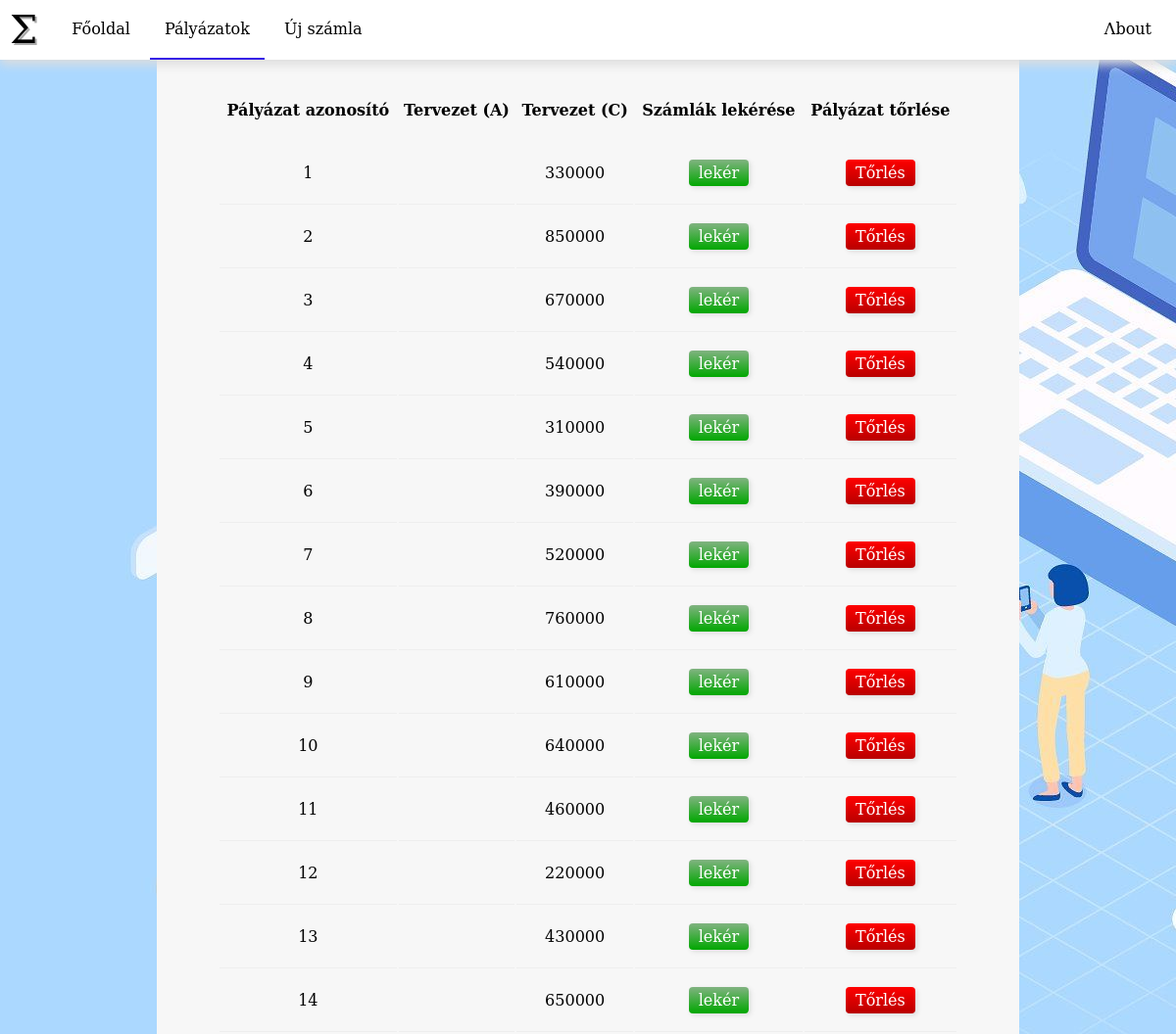
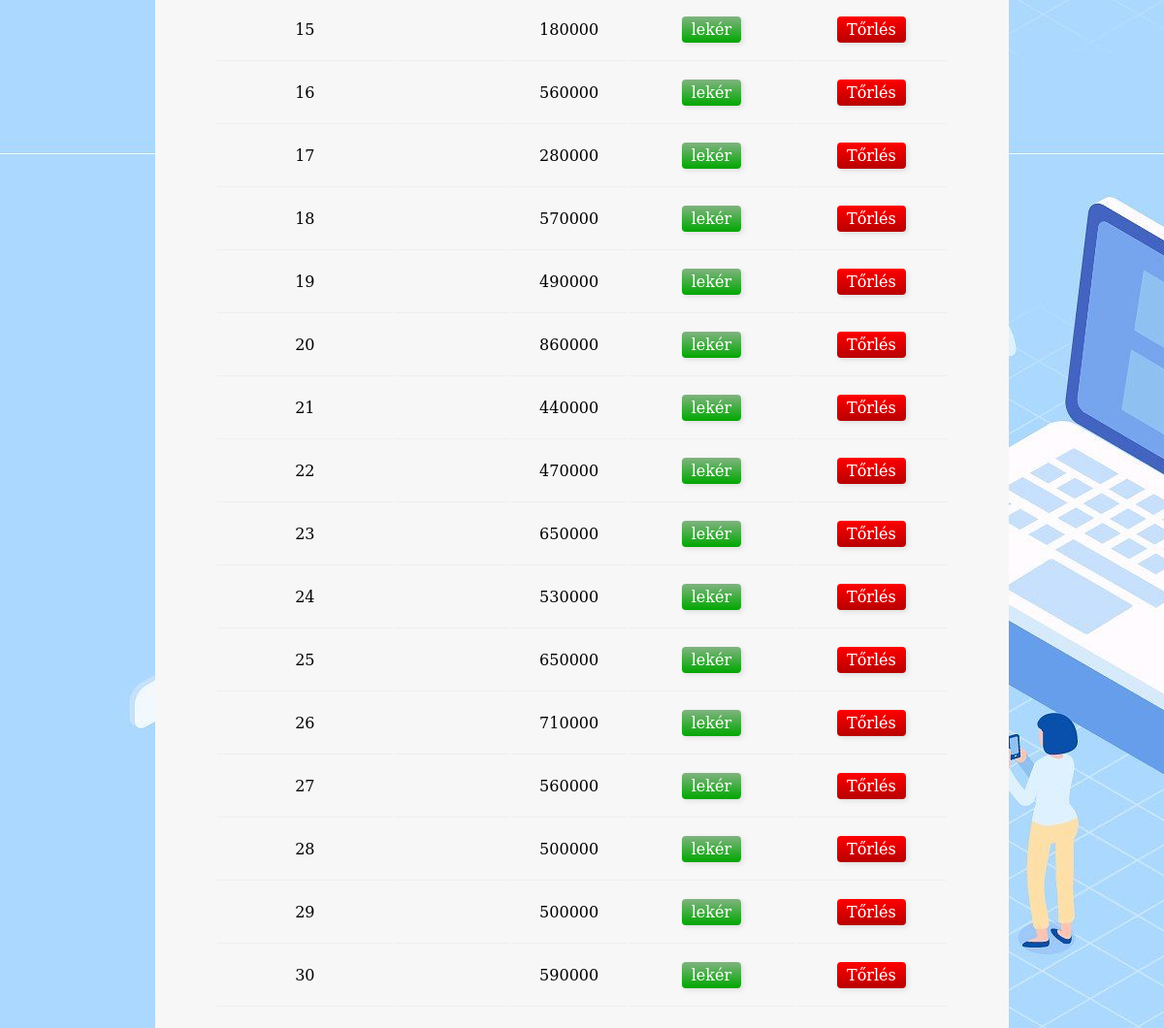
Page /competitions on the committed database (2 pictures, top to bottom).
### tables this page shows
create table palyazat(
    id int primary key,
    tervezetA int,
    tervezetC int
)default;

### Application/Core/core.php (called while the page is built, shortened)
<?php
    $uriPart = explode('?', $_SERVER['REQUEST_URI'])[0];
    $cleanedUri = str_replace(APPROOT, '', $uriPart);
    $routes = [];
    routing($cleanedUri);

### Application/Core/controllers.php (called while the page is built, shortened)
<?php
function competitionsController()
{
    $config = getConfig(CONFPATH);
    $pdo    = getConnection($config);
    view([
        "competitions"  => 'active',
        "title"         => "Pályázatok",
        'view'          => 'competitions',
        'competitionsDatas' => getCompetitions($pdo)
    ]);
}

### index.php (called while the page is built, shortened)
<?php
    require_once APPPATH.'Core/functions.php';
    require_once APPPATH.'Core/controllers.php';
    require_once APPPATH.'Database/database.php';
    require_once APPPATH.'Core/core.php';

### Application/Database/database.php (called while the page is built, shortened)
<?php
function getCompetitions( PDO $pdo )
{
    $smt = $pdo->prepare("SELECT * FROM `palyazat`");
    try
    {
        if (!$smt->execute())
        {
            throw new PDOException($smt->errorInfo()[2]);
        }
        return $smt->fetchAll(PDO::FETCH_ASSOC);
    }
    catch (PDOException $e)
    {
        errorLog($e->getMessage());
        return [];
    }
}

### Application/Templates/competitionsView.php (the view)
<table class="table">
    <tr>
        <th>Pályázat azonosító</th>
        <th>Tervezet (A)</th>
        <th>Tervezet (C)</th>
        <th>Számlák lekérése</th>
        <th>Pályázat tőrlése</th>
    </tr>
    <?php foreach($competitionsDatas as $competition): ?>
        <tr>
            <td><?= $competition["id"] ?></td>
            <td><?= $competition["tevezetA"] ?></td>
            <td><?= $competition["tervezetC"] ?></td>
            <td><a href="/invoices" class="btn btn-grn">lekér</a></td>
            <td><a href="/competitionDelete" class="btn btn-rd">Tőrlés</a></td>
        </tr>
    <?php endforeach ?>
</table>

### Application/Core/functions.php (shortened to what this page needs)
<?php
function addRoute($pattern, $controller)
{
    global $routes;
    $routes['%^'.$pattern.'$%'] = $controller;
}
function routing($cleanedUri)
{
    global $routes;
    foreach($routes as $pattern => $controller)
    {
        if(preg_match($pattern, $cleanedUri, $matches))
        {
            $controller($matches);
            return;
        }
    }
}
function view($datas)
{
    require_once APPPATH.'Templates/_layout.php';
}

### Application/Templates/_layout.php (shortened to what this page needs)
<!DOCTYPE html>
<html lang="en">
<head>
    <link rel="stylesheet" href="<?=STEPBACK?><?= APPPATH ?>Style/style.css?p=<?= date('s') ?>">
</head>
<body>
    <?php require_once APPPATH.'Templates/header.php' ?>
    <?php require_once APPPATH."Templates/{$view}View.php" ?>
</body>
</html>

### Application/Templates/header.php
<header class="header">
    <span>&#931;</span>
    <a href="<?= APPROOT ?>/"       class="<?=@$home?>">Főoldal</a>
    <a href="<?= APPROOT ?>/about"  class="<?=@$about?> about">&#923;bout</a>
    <a href="<?= APPROOT ?>/competitions" class="<?=@$competitions?>">Pályázatok</a>
    <a href="<?= APPROOT ?>/newInvoice" class="<?=@$newInvoice?>">Új számla</a>
</header>

### Application/Style/style.css (style rules this page uses)
html { background-image: url("../Images/competition.jpg"); background-attachment: fixed; }
body { margin : 0 auto; padding : 20px; margin-top : 60px; background-color: #f7f7f7; font-size : 16px; font-family : DejaVu Serif; min-height : calc(100vh - 70px); width : 70vw; display : table; }
* { outline : none; }
:root { --main-color : #3622e6; }
.header { width : calc( 100% - 20px ); padding : 0 10px; min-height : 60px; background-color: white; box-shadow : 0 5px 10px #ddd; font-size : 16px; position : fixed; top : 0; left : 0; user-select : none; -ms-user-select : none; -webkit-user-select: none; }
.header > span { font-size : 40px; line-height : 40px; margin-top : 10px; margin-bottom : 10px; margin-right : 20px; margin-left : 10; float : left; text-shadow : 2px 2px #aaa; }
.header > a.active { border-bottom : 2px solid var(--main-color); height : 1.2em; }
.header > a { position : relative; padding : 20px 15px; display : inline-block; text-decoration : none; color : #000; transition : background-color 0.2s ease-in-out, color 60s ease-in; }
.header > a.about { float : right; }
.btn { border : none; border-radius : 4px; padding : 4px 10px; box-shadow : 2px 2px 5px #ddd; text-decoration : none; }
.btn-grn { background-image: linear-gradient(to bottom, rgb(129, 179, 129), rgb(0, 167, 0)); color : white; }
.btn-rd { background-image: linear-gradient(to bottom, rgb(255, 0, 0), rgb(184, 0, 0)); color : white; }
.table { width : 90%; margin : auto; }
.table th, .table td { line-height : 60px; text-align : center; }
.table td { border-bottom : 1px solid #eee; }

### rows in the picture
palyazat: id "1", tervezetC "330000"
palyazat: id "2", tervezetC "850000"
palyazat: id "3", tervezetC "670000"
palyazat: id "4", tervezetC "540000"
palyazat: id "5", tervezetC "310000"
palyazat: id "6", tervezetC "390000"
palyazat: id "7", tervezetC "520000"
palyazat: id "8", tervezetC "760000"
palyazat: id "9", tervezetC "610000"
palyazat: id "10", tervezetC "640000"
palyazat: id "11", tervezetC "460000"
palyazat: id "12", tervezetC "220000"
palyazat: id "13", tervezetC "430000"
palyazat: id "14", tervezetC "650000"
palyazat: id "15", tervezetC "180000"
palyazat: id "16", tervezetC "560000"
palyazat: id "17", tervezetC "280000"
palyazat: id "18", tervezetC "570000"
palyazat: id "19", tervezetC "490000"
palyazat: id "20", tervezetC "860000"
palyazat: id "21", tervezetC "440000"
palyazat: id "22", tervezetC "470000"
palyazat: id "23", tervezetC "650000"
palyazat: id "24", tervezetC "530000"
palyazat: id "25", tervezetC "650000"
palyazat: id "26", tervezetC "710000"
palyazat: id "27", tervezetC "560000"
palyazat: id "28", tervezetC "500000"
palyazat: id "29", tervezetC "500000"
palyazat: id "30", tervezetC "590000"
